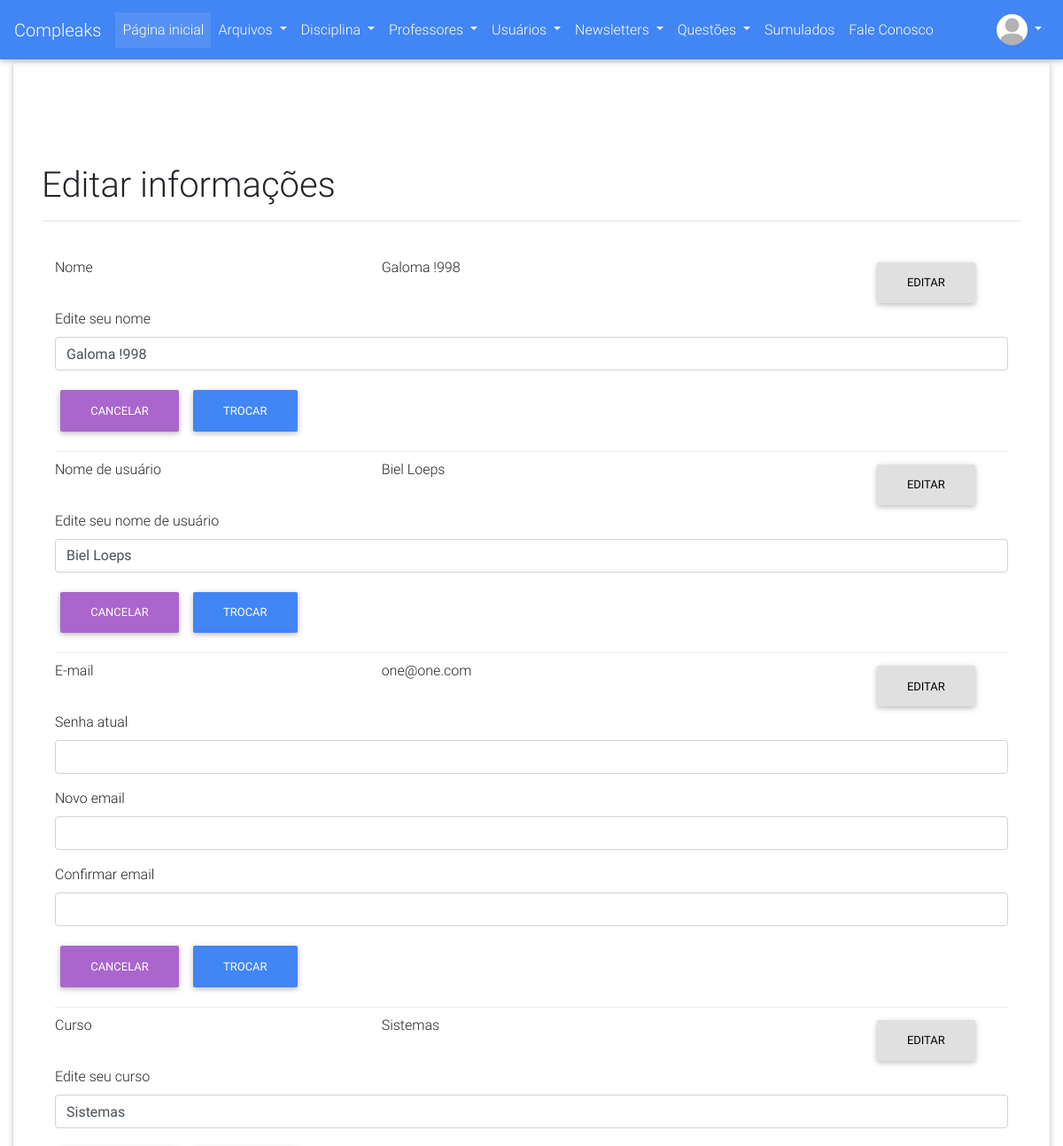
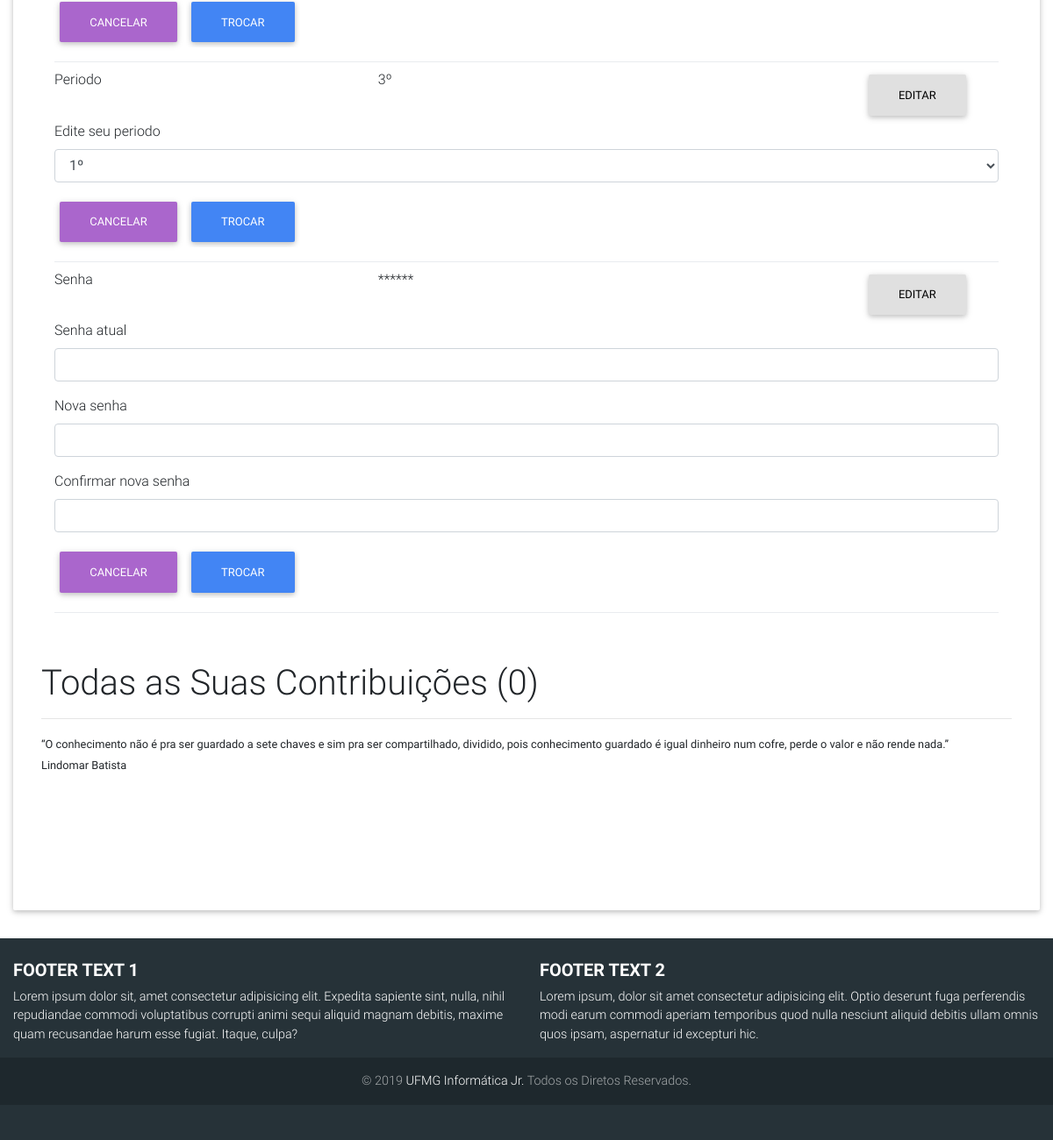
The app's page /usuarios/troca (signed in) with its own data (2 pictures, top to bottom).
### compleaks/usuarios/models.py (models this page shows, shortened)
class Usuario(db.Model, UserMixin):
	__tablename__ = 'usuarios'
	id = db.Column(db.Integer, primary_key=True)
	username = db.Column(db.String(30), unique=True)
	hhash = db.Column(db.String)
	nome = db.Column(db.String(120))
	email = db.Column(db.String(120), unique=True)
	curso = db.Column(db.String(64))
	periodo = db.Column(db.Integer)
	is_admin = db.Column(db.Integer)
	data_criacao = db.Column(db.DateTime, default=datetime.now)
	avatar = db.Column(db.String(120), default="default_profile.png")
	ativado = db.Column(db.Boolean)
	data_deletado = db.Column(db.DateTime, nullable=True)
	id_deletor = db.Column(db.Integer, nullable=True)
	motivo_delete = db.Column(db.String(120), nullable=True)
	arquivos = db.relationship('Arquivo', backref='author', lazy=True)
	avaliacoes = db.relationship('Avaliacao_Arquivo', backref='avaliador', lazy=True)

### compleaks/usuarios/views.py (the view, shortened to what this page needs)
@usuarios.route('/troca', methods=['POST', 'GET'])
@login_required
def troca():
	form_email = TrocaEmailForm()
	form_senha =  TrocaSenhaForm()
	form_nome = TrocaNomeForm()
	form_username = TrocaUsernameForm()
	form_curso = TrocaCursoForm()
	form_periodo = TrocaPeriodoForm()
	if form_nome.validate_on_submit():
		current_user.nome = form_nome.novo_nome.data
		db.session.commit()
		flash("Nome trocado com sucesso!", "warning")
	if form_username.validate_on_submit():
		current_user.username = form_username.novo_username.data
		db.session.commit()
		flash("Nome de usuário trocado com sucesso!", "warning")
	if form_curso.validate_on_submit():
		current_user.curso = form_curso.novo_curso.data
		db.session.commit()
		flash("Curso trocado com sucesso!", "warning")
	if form_periodo.validate_on_submit():
		current_user.periodo = form_periodo.novo_periodo.data
		db.session.commit()
		flash("Periodo trocado com sucesso!", "warning")
	bcrypt = Bcrypt()
	page = request.args.get('page', 1, type=int)
	arquivos = Arquivo.query\
					.filter(Arquivo.usuario_id\
					.contains(int(current_user.id)))\
					.filter_by(ativado=True)\
					.paginate(page=page, per_page=12)
	arquivos_row_1 = []
	arquivos_row_2 = []
	arquivos_row_3 = []
	contador = 0
	for arquivo in arquivos.items:
		if contador >= 4:
			break
		arquivos_row_1.append(arquivo)
		contador = contador + 1
	contador = 0
	for arquivo in arquivos.items:
		if contador >= 8:
			break
		if contador >= 4:
			arquivos_row_2.append(arquivo)
		contador = contador + 1
	contador = 0
	for arquivo in arquivos.items:
		if contador >= 12:
			break
		if contador >= 8:
			arquivos_row_3.append(arquivo)
		contador = contador + 1
	arquivos_rows = [arquivos_row_1, arquivos_row_2, arquivos_row_3]
	quantidade = len(arquivos_row_1) + len(arquivos_row_2) + len(arquivos_row_3)
	for row in arquivos_rows:
		for arquivo in row:
			arquivo.avaliado = False
	for row in arquivos_rows:
		for arquivo in row:
			for avl in arquivo.avaliacoes:
				if avl in current_user.avaliacoes:
					arquivo.avaliado = True
	total = 0.0
	for row in arquivos_rows:
		for arquivo in row:
			total = 0.0
			for avl in arquivo.avaliacoes:
				total = total + avl.nota
			total = total/len(arquivo.avaliacoes)
			arquivo.nota_decimal = round(total, 1)
	return render_template('troca_informacao.html',
							form_email=form_email,
							form_senha=form_senha,
							dist=dist,
							arquivos_rows=arquivos_rows,
							contribuiu=quantidade,
							arquivos=arquivos,
							current_user=current_user,
							form_nome=form_nome,
							form_username=form_username,
							form_curso=form_curso,
							form_periodo=form_periodo)

### compleaks/usuarios/templates/usuarios/troca_informacao.html (shortened to what this page needs)
{% extends 'base.html' %}
{% block content %}
    <div class="page-header">
        <h1>Editar informações</h1>
        <hr/>
    </div>
    <br>
    <div class="container">
        <div class="row">
            <div class="col-sm-4">
                Nome
            </div>
            <div class="col-sm-6">
                {{ current_user.nome }}
            </div>
            <div class="col-sm-2">
                <button type="button" class="btn btn-light" onclick="formulario_nome('editar_nome')">Editar</button>
            </div>
        </div>
        <div id="editar_nome">
            <form method="POST">
                <div class="form-group">
                    {{ form_nome.novo_nome.label }}{{ form_nome.novo_nome(class="form-control", value= current_user.nome) }}
                </div>
                <div class="form-group">
                    <button type="button" class="btn btn-secondary" onclick="formulario_nome_cancelar('editar_nome')">Cancelar</button>
                    {{ form_nome.submit(class="btn btn-primary") }}
                </div>
            </form>
        </div>
        <div class="dropdown-divider"></div>
        <div class="row">
            <div class="col-sm-4">
                Nome de usuário
            </div>
            <div class="col-sm-6">
                {{ current_user.username }}
            </div>
            <div class="col-sm-2">
                <button type="button" class="btn btn-light" onclick="formulario_username('editar_username')">Editar</button>
            </div>
        </div>
        <div id="editar_username">
            <form method="POST">
                <div class="form-group">
                    {{ form_username.novo_username.label }}{{ form_username.novo_username(class="form-control", value= current_user.username) }}
                </div>
                <div class="form-group">
                    <button type="button" class="btn btn-secondary" onclick="formulario_username_cancelar('editar_username')">Cancelar</button>
                    {{ form_username.submit(class="btn btn-primary") }}
                </div>
            </form>
        </div>
        <div class="dropdown-divider"></div>
        <div class="row">
            <div class="col-sm-4">
                E-mail
            </div>
            <div class="col-sm-6">
                {{ current_user.email }}
            </div>
            <div class="col-sm-2">
                <button type="button" class="btn btn-light" onclick="formulario_email('editar_email')">Editar</button>
            </div>
        </div>
        <div id="editar_email">
            <form method="POST">
                <div class="form-group">
                    {{ form_email.senha_atual.label }}{{ form_email.senha_atual(class="form-control") }}
                </div>
                <div class="form-group">
                    {{ form_email.novo_email.label }}{{ form_email.novo_email(class="form-control") }}
                </div>
                <div class="form-group">
                    {{ form_email.conf_email.label }}{{ form_email.conf_email(class="form-control") }}
                </div>
                <div class="form-group">
                    <button type="button" class="btn btn-secondary" onclick="formulario_email_cancelar('editar_email')">Cancelar</button>
                    {{ form_email.submit(class="btn btn-primary") }}
                </div>
            </form>
        </div>
        <div class="dropdown-divider"></div>
        <div class="row">
            <div class="col-sm-4">
                Curso
            </div>
            <div class="col-sm-6">
                {{ current_user.curso }}
            </div>
            <div class="col-sm-2">
                <button type="button" class="btn btn-light" onclick="formulario_curso('editar_curso')">Editar</button>
            </div>
        </div>
        <div id="editar_curso">
            <form method="POST">
                <div class="form-group">
                    {{ form_curso.novo_curso.label }}{{ form_curso.novo_curso(class="form-control", value= current_user.curso) }}
                </div>
                <div class="form-group">
                    <button type="button" class="btn btn-secondary" onclick="formulario_curso_cancelar('editar_curso')">Cancelar</button>
                    {{ form_curso.submit(class="btn btn-primary") }}
                </div>
            </form>
        </div>
        <div class="dropdown-divider"></div>
        <div class="row">
            <div class="col-sm-4">
                Periodo
            </div>
            <div class="col-sm-6">
                {{ current_user.periodo }}º
            </div>
            <div class="col-sm-2">
                <button type="button" class="btn btn-light" onclick="formulario_periodo('editar_periodo')">Editar</button>
            </div>
        </div>
        <div id="editar_periodo">
            <form method="POST">
                <div class="form-group">
                    {{ form_periodo.novo_periodo.label }}{{ form_periodo.novo_periodo(class="form-control", value= current_user.periodo) }}
                </div>
                <div class="form-group">
                    <button type="button" class="btn btn-secondary" onclick="formulario_periodo_cancelar('editar_periodo')">Cancelar</button>
                    {{ form_periodo.submit(class="btn btn-primary") }}
                </div>
            </form>
        </div>
        <div class="dropdown-divider"></div>
        <div class="row">
            <div class="col-sm-4">
                Senha
            </div>
            <div class="col-sm-6">
                ******
            </div>
            <div class="col-sm-2">
                <button type="button" class="btn btn-light" onclick="formulario_senha('editar_senha')">Editar</button>
            </div>
        </div>
        <div class="jumbotrom" id="editar_senha">
            <form method="POST">
                <div class="form-group">
                    {{ form_senha.senha_atual.label }}{{ form_senha.senha_atual(class="form-control") }}
                </div>
                <div class="form-group">
                    {{ form_senha.nova_senha.label }}{{ form_senha.nova_senha(class="form-control") }}
                </div>
                <div class="form-group">
                    {{ form_senha.conf_senha.label }}{{ form_senha.conf_senha(class="form-control") }}
                </div>
                <div class="form-group">
                    <button type="button" class="btn btn-secondary" onclick="formulario_senha_cancelar('editar_senha')">Cancelar</button>
                    {{ form_senha.submit(class="btn btn-primary") }}
                </div>
            </form>
        </div>
        <div class="dropdown-divider"></div>
    </div>
    <br/>
    <br/>
    <div>
        <div class="page-header">
            <h1>Todas as Suas Contribuições ({{contribuiu}})</h1>
            <hr/>
            <p>
            <small><q>O conhecimento não é pra ser guardado a sete chaves e sim pra ser compartilhado, dividido, pois conhecimento guardado é igual dinheiro num cofre, perde o valor e não rende nada.</q><br/>
        Lindomar Batista</small></p>
        </div>
        <br/>
    </div>
{% endblock %}

### compleaks/templates/base.html (shortened to what this page needs)
<!DOCTYPE html>
<html lang="en">
<head>
  <link href="{{url_for('static',filename='css/component.css')}}" rel="stylesheet">
  <link href="{{url_for('static',filename='css/estilos.css')}}" rel="stylesheet">
  <link rel="stylesheet" href="https://use.fontawesome.com/releases/v5.7.0/css/all.css">
  <link href="{{url_for('static',filename='css/bootstrap.min.css')}}" rel="stylesheet">
  <link href="{{url_for('static',filename='css/mdb.min.css')}}" rel="stylesheet">
  <link href="{{url_for('static',filename='css/style.css')}}" rel="stylesheet">
</head>
<body>
  <nav class="mb-1 navbar navbar-expand-lg navbar-dark primary-color lighten-1">
    <a class="navbar-brand" href="{{ url_for('principal.index') }}">Compleaks</a>
  <div class="collapse navbar-collapse" id="navbarSupportedContent-555">
    <ul class="navbar-nav mr-auto">
      <li class="nav-item active">
        <a class="nav-link" href="{{ url_for('principal.index') }}">Página inicial
        </a>
      </li>
      <li class="nav-item dropdown">
        <a class="nav-link dropdown-toggle" id="navbarDropdownMenuLink-555" data-toggle="dropdown" aria-haspopup="true"
          aria-expanded="false">Arquivos
        </a>
      </li>
      <li class="nav-item dropdown">
        <a class="nav-link dropdown-toggle" id="navbarDropdownMenuLink-555" data-toggle="dropdown" aria-haspopup="true"
          aria-expanded="false">Disciplina
        </a>
      </li>
      <li class="nav-item dropdown">
        <a class="nav-link dropdown-toggle" id="navbarDropdownMenuLink-555" data-toggle="dropdown" aria-haspopup="true"
          aria-expanded="false">Professores
        </a>
      </li>
      {% if current_user.is_admin %}
        <li class="nav-item dropdown">
          <a class="nav-link dropdown-toggle" id="navbarDropdownMenuLink-555" data-toggle="dropdown" aria-haspopup="true"
            aria-expanded="false">Usuários
          </a>
        </li>
      {% endif %}
      {% if current_user.is_admin %}
        <li class="nav-item dropdown">
          <a class="nav-link dropdown-toggle" id="navbarDropdownMenuLink-555" data-toggle="dropdown" aria-haspopup="true"
            aria-expanded="false">Newsletters
          </a>
        </li>
      {% endif %}
      {% if current_user.is_authenticated %}
        <li class="nav-item dropdown">
          <a class="nav-link dropdown-toggle" id="navbarDropdownMenuLink-555" data-toggle="dropdown" aria-haspopup="true"
            aria-expanded="false"> Questões
          </a>
        </li>
      {% endif %}
      {% if current_user.is_authenticated %}
        <li class="nav-item">
          <a class="nav-link" href="{{url_for('simulados.criar')}}"> Sumulados
          </a>
        </li>
      {% endif %}
        <li class="nav-item">
          <a class="nav-link" href="{{url_for('principal.feedback')}}" > Fale Conosco
          </a>
        </li>
    </ul>
    <ul class="navbar-nav ml-auto nav-flex-icons">
      {% if not current_user.is_authenticated %}
        <li class="nav-item dropdown">
          <a class="nav-link dropdown-toggle" id="navbarDropdownMenuLink-4" data-toggle="dropdown" aria-haspopup="true"
            aria-expanded="false">
            <i class="fas fa-user"></i></a>
          <div class="dropdown-menu dropdown-menu-right dropdown-info" aria-labelledby="navbarDropdownMenuLink-4">
            <a class="dropdown-item" data-toggle="modal" data-target="#elegantModalForm">Entrar</a>
            <a class="dropdown-item" href="{{url_for('usuarios.adicionar')}}">Cadastrar</a>
          </div>
        </>
      {% else %}
        <li class="nav-item avatar dropdown">
          <a class="nav-link dropdown-toggle" id="navbarDropdownMenuLink-55" data-toggle="dropdown" aria-haspopup="true"
            aria-expanded="false">
            <img src="{{url_for('static', filename='images/avatares/'+current_user.avatar)}}" class="rounded-circle z-depth-0" alt="Avatar" height="35" width="35" style="object-fit: cover;">
          </a>
        </li>
      {% endif %}
    </ul>
  </div>
</nav>
  {% block divisao %}
  <div class="container-fluid">
    <div class="jumbotron" style="background-color: white;">
  {% endblock %}
      <div style="margin-bottom: 50px; margin-top: 50px;">
        {% block content %}
        {% endblock %}
      </div>
    </div>
  </div>
<footer class="page-footer font-small special-color-dark teal pt-4">
    <div class="container-fluid text-center text-md-left">
      <div class="row">
        <div class="col-md-6 mt-md-0 mt-3">
          <h5 class="text-uppercase font-weight-bold">Footer text 1</h5>
          <p>Lorem ipsum dolor sit, amet consectetur adipisicing elit. Expedita sapiente sint, nulla, nihil repudiandae commodi voluptatibus corrupti animi sequi aliquid magnam debitis, maxime quam recusandae harum esse fugiat. Itaque, culpa?</p>
        </div>
        <div class="col-md-6 mb-md-0 mb-3">
          <h5 class="text-uppercase font-weight-bold">Footer text 2</h5>
          <p>Lorem ipsum, dolor sit amet consectetur adipisicing elit. Optio deserunt fuga perferendis modi earum commodi aperiam temporibus quod nulla nesciunt aliquid debitis ullam omnis quos ipsam, aspernatur id excepturi hic.</p>
        </div>
      </div>
    </div>
    <div class="footer-copyright text-center py-3">© 2019
      <a href="http://ijunior.com.br"> UFMG Informática Jr.</a> Todos os Diretos Reservados.
    </div>
  </footer>
</body>
</html>

### records on screen
Usuario: avatar (placeholder picture), nome "Galoma !998", username "Biel Loeps", email "one@one.com", curso "Sistemas", periodo "3"

### other values on screen
{{ contribuiu }} "0"
